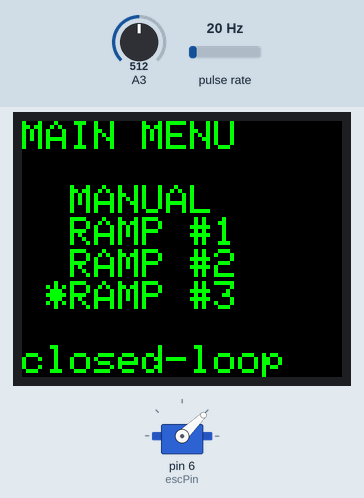
Bench run of a sketch on a simulated Arduino Uno, built with avr-gcc and run on an emulated ATmega328P. On the bench: servo, 160×128 colour display. Wiring (inferred from the names in the program): pulse sensor: data pin 2. The test bench sets the inputs (shaded band); at power-on: A3 = 512, pulse rate 20 Hz. What the sketch prints to the serial monitor is not drawn.

Above: at 9.4 s.
9.5 s: A3 set to 263
11.0 s: A3 set to 233
At 11.5 s:
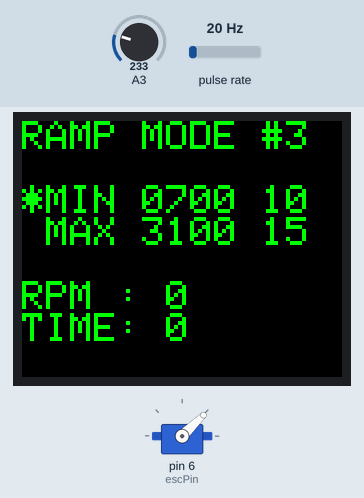
13.5 s: A3 set to 260
At 15.0 s:
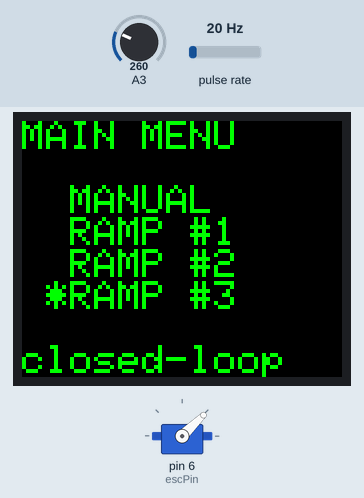
15.3 s: pulse rate (sensor on pin 2) set to 47 Hz
At 17.7 s:
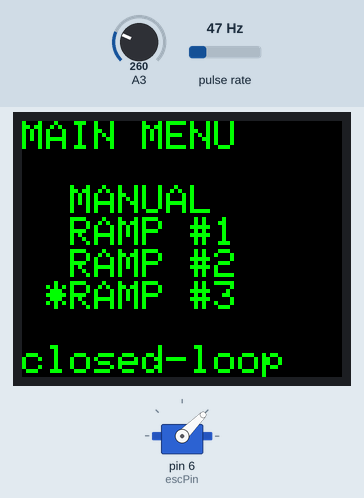
18.3 s: pulse rate (sensor on pin 2) set to 52 Hz
Timing chart, 0 to 21.1 s (numbered marks = the images above; inputs shaded):
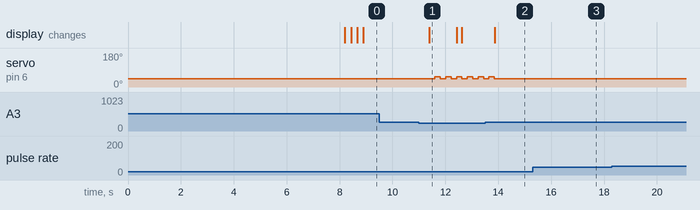

The sketch:

pdc-duino.ino
```cpp
/**
   A sketch for control of the SCK-200 kits using adafruit touch screen controller
   with Joystick. It as support for priitive close loop support.
*/
#include <Adafruit_ST7735.h> // Hardware-specific library
#include <SPI.h>
#include <Servo.h>

// specify the pins for the ESC and rpm sensor
#define escPin 6
#define rpmPin 2
#define intrPin 0 // On Arduino Uno this should be zero

// initialize the Servo object
Servo ESC1;

// specify whether we using 6V, 9V, or 12V park450 motor and speed resolution
#define RPM_RESOLUTION  15
#define ESC_VOLTS       9

// specify if to use open or cloased
#define isClosedLoop true

// For the breakout, you can use any 2 or 3 pins
// These pins will also work for the 1.8" TFT shield
#define TFT_CS     10
#define TFT_RST    9
#define TFT_DC     8
Adafruit_ST7735 tft = Adafruit_ST7735(TFT_CS, TFT_DC, TFT_RST);


// joytick related contants
#define Neutral 0
#define Press   1
#define Up      2
#define Down    3
#define Right   4
#define Left    5

// menu related constant
#define mainMenu    0
#define manualMenu  1
#define rampMenu    2

// constants for only clearing certain portion of the screen
#define clearW  120
#define clearH  16

// change ramp mode settings here
// format is low speed, lowspeed time, high speed, high speed time
int rampMode1[] = {800, 30, 2100, 45};
int rampMode2[] = {700, 15, 2500, 20};
int rampMode3[] = {700, 10, 3100, 15};
int rampMode[] = {0, 0, 0, 0};
int rampSpeedIndex = 0;
int rampTimeIndex = 1;

// keep track of the current menu amd menu choice
int currentMenu = mainMenu;
int menuChoice = 0;
int leftCount, rightCount, downCount, upCount, pressCount = 0;

// keep track of set rpm and measured rpms
int setRPM = 2000; // default rpm
int measuredRPM = 0; // the measured rpm
long sumRPM = 0; // use for taking average of rpm
int setPWM = 0; // the pwm which corresponds to the set rpm

// keep track of variables for calculating rpms
int pole_revolutions = 0; // counts the number of resolutions
int rmc = 0; // the amount of times rpms have been measured
unsigned long timeold = 0;

// keep track of the time and whether we are paused or started
int runTime = 0; // current time fpr a particular step
int totalTime = 0; // total time motor has been spinning
boolean isRunning = false;
unsigned long lc = 0; // keep track of time through loop

// keep track of the increment to increase speed by
int incr[] = {10, 50, 100, 500, 1000};
int incr_i = 2; // the index

// keep track of x, y postion to print out set rpm, rpm, time, increment
int srpm_x, mrpm_x, time_x, incr_x = 0;
int srpm_y, mrpm_y, time_y, incr_y = 0;

void setup() {
  // initial the ESC
  ESC1.attach(escPin); // attach the ESC to pin 10
  setSpeed(1000);

  // put your setup code here, to run once:
  Serial.begin(9600);
  Serial.println("Initializing PDC-Duino");

  // initialize the 1.8" TFT with Joystick
  tft.initR(INITR_BLACKTAB);

  // initialize the pin for the rpm sensor
  pinMode(rpmPin, INPUT_PULLUP);
  attachInterrupt(intrPin, rpmFunc, FALLING);

  // rotatate the screen
  tft.setRotation(1);

  // set the text size and color here
  tft.setTextColor(ST7735_GREEN);
  tft.setTextSize(2);

  // display the splah screen
  displaySplash();

  // wait for the ESC to initialize
  //setSpeed(2000);
  Serial.println("***Turn ESC ON***");
  delay(8000);
  setSpeed(1000);

  // now draw the menu
  displayMain();
}

// Check the joystick position
int CheckJoystick() {
  int joystickState = analogRead(3);

  if (joystickState < 50) return Right;
  if (joystickState < 150) return Up;
  if (joystickState < 250) return Press;
  if (joystickState < 500) return Left;
  if (joystickState < 650) return Down;

  /*
  if (joystickState < 50) return Right;
  if (joystickState < 250) return Up;
  if (joystickState < 350) return Press;
  if (joystickState < 550) return Left;
  if (joystickState < 850) return Down;
  */

  return Neutral;
}

void clearScreen() {
  tft.fillScreen(ST7735_BLACK);
  tft.setCursor(0, 0);
}

// display the splay screen
void displaySplash() {
  clearScreen();

  tft.println("    INSTRAS\n");
  tft.println("  SCIENTIFIC\n");
  tft.println("   PDC-DUINO  ");
  tft.println("    ver 0.3  ");
}

// display the main
void displayMain() {
  currentMenu = mainMenu;
  clearScreen();

  tft.println("MAIN MENU\n");

  if (menuChoice == 0) {
    tft.println(" *MANUAL");
    tft.println("  RAMP #1");
    tft.println("  RAMP #2");
    tft.println("  RAMP #3");
  } else if (menuChoice == 1) {
    tft.println("  MANUAL");
    tft.println(" *RAMP #1");
    tft.println("  RAMP #2");
    tft.println("  RAMP #3");
  } else if (menuChoice == 2) {
    tft.println("  MANUAL");
    tft.println("  RAMP #1");
    tft.println(" *RAMP #2");
    tft.println("  RAMP #3");
  } else {
    tft.println("  MANUAL");
    tft.println("  RAMP #1");
    tft.println("  RAMP #2");
    tft.println(" *RAMP #3");
  }

  if(isClosedLoop) {
    tft.println("\nclosed-loop");
  } else {
    tft.println("\nopen-loop");
  }
}

void loop() {
  int joy = CheckJoystick();

  switch (joy)
  {
    case Left:
      leftCount++;
      //Serial.println("Left");
      break;
    case Right:
      rightCount++;
      //Serial.println("Right");
      break;
    case Up:
      upCount++;
      //Serial.println("Up");
      break;
    case Down:
      downCount++;
      //Serial.println("Down");
      break;
    case Press:
      pressCount;
      //Serial.println("Press");
      break;
  }

  delay(200); // pause to give button presses a chance to register only once or so

  if (joy != Neutral) {
    processJoystick(joy);
  }

  lc++;

  // if we are running refresh the screen and check to see if to advance or stop the motor
  // when in ramp mode
  if (isRunning) {
    if (lc % 5 == 0) { // update every second
      lc = 0;
      runTime++;
      totalTime++;

      updateScreen();

      // check to see if we are in ramp mode and need to increase the motor speed
      if (currentMenu == rampMenu) {
        if (runTime > rampMode[rampTimeIndex]) {
          // move to the next speed bump
          rampSpeedIndex += 2;
          rampTimeIndex += 2;

          if (rampTimeIndex == 3) {
            // move the motor to the new speed
            setRPM = rampMode[rampSpeedIndex];
            int pwm = computePWM(setRPM);
            setSpeed(pwm);
            runTime = 0;

            // redraw the whole screen so we indicate which ramp steep we are on
            displayRamp(2);
          } else {
            // stop the motor from running
            setRunning();

            // redraw the display
            displayRamp(1);
          }
        }
      }
    }
  }

  // this code block handles measuring rpm and close d loop control
  // get the desired rpm and set speed
  if (pole_revolutions >= 70) {
    rmc++;
    detachInterrupt(intrPin);

    int rpm = 8.6 * 1000 / (millis() - timeold) * pole_revolutions;
    timeold = millis();
    pole_revolutions = 0;

    sumRPM += rpm;

    // print out the rpms
    if (rmc % 5 == 0) {
      measuredRPM = sumRPM / 5;
      //Serial.print("Average RPM: ");
      Serial.print(totalTime);
      Serial.print("\t");
      Serial.print(setPWM);
      Serial.print("\t");
      Serial.println(rpm);

      sumRPM = 0;
    }

    if (rmc > 2 && isClosedLoop) {
      int pwm = computeNewPWM(rpm);
      setSpeed(pwm);
    }

    attachInterrupt(intrPin, rpmFunc, FALLING);
  }
}

// process jystick input
void processJoystick(int joy) {
  if (currentMenu == mainMenu) {
    if (joy == Up) {
      menuChoice--;
      if (menuChoice < 0) menuChoice = 0;
      displayMain();
    } else if (joy == Down) {
      menuChoice++;
      if (menuChoice > 3) menuChoice = 3;
      displayMain();
    } else if (joy == Press) {
      if (menuChoice == 0) {
        displayManual();
      } else {
        // initialzed the measured rpm and runTime to zero
        measuredRPM = 0;
        runTime = 0;

        // assign the correct ramp parameters
        if (menuChoice == 1) {
          memcpy(rampMode, rampMode1, 4 * sizeof(int));
        } else if (menuChoice == 2) {
          memcpy(rampMode, rampMode2, 4 * sizeof(int));
        } else {
          memcpy(rampMode, rampMode3, 4 * sizeof(int));
        }

        displayRamp(1);
      }
    }
  } else if (currentMenu == manualMenu) {
    if (joy == Left && leftCount >= 2) {
      leftCount = 0;
      isRunning = false;
      setSpeed(1000);
      displayMain(); // return to main menu
    } else if (joy == Up) {
      printSRPM(1);
    } else if (joy == Down) {
      printSRPM(-1);
    } else if (joy == Right) {
      printINCR();
    } else if (joy == Press) {
      setRunning();
    }
  } else if (currentMenu == rampMenu) {
    if (joy == Left && leftCount >= 2) {
      leftCount = 0;
      isRunning = false;
      setSpeed(1000);
      displayMain();
    } else if (joy == Press) {
      setRunning();
    }
  }
}

// update the rpm and time on the screen
void updateScreen() {
  printMRPM();
  printTIME();
}

// display the mnaul menu actions
void displayManual() {
  currentMenu = manualMenu;
  clearScreen();

  tft.println("MANUAL MODE\n");

  tft.print("S_RPM: "); // the set rpm
  srpm_x = tft.getCursorX(); // store the x and y for updating rpm
  srpm_y = tft.getCursorY();
  tft.println(setRPM);

  tft.print("M_RPM: "); // the measured rpms
  mrpm_x = tft.getCursorX(); // store the x and y for updating rpm
  mrpm_y = tft.getCursorY();
  tft.println("0");

  tft.print("TIME : "); // the measured rpms
  time_x = tft.getCursorX(); // store the x and y for updating rpm
  time_y = tft.getCursorY();
  tft.println("0");

  tft.print("\nINCR : "); // the increment to move rpms
  incr_x = tft.getCursorX(); // store the x and y for updating increment
  incr_y = tft.getCursorY();
  tft.println(incr[incr_i]);
}

// display the mnaul menu actions
void displayRamp(int step) {
  // finally draw the screen
  currentMenu = rampMenu;
  clearScreen();

  tft.print("RAMP MODE #");
  tft.println(menuChoice);
  tft.println();

  if (step == 1) {
    tft.print("*MIN ");
  } else {
    tft.print(" MIN ");
  }
  tft.print(padLeft(rampMode[0]));
  tft.print(" ");
  tft.println(rampMode[1]);

  if (step == 2) {
    tft.print("*MAX ");
  } else {
    tft.print(" MAX ");
  }
  tft.print(padLeft(rampMode[2]));
  tft.print(" ");
  tft.println(rampMode[3]);

  tft.print("\nRPM : "); // the measured rpms
  mrpm_x = tft.getCursorX(); // store the x and y for updating rpm
  mrpm_y = tft.getCursorY();
  tft.println(measuredRPM);

  tft.print("TIME: "); // the measured rpms
  time_x = tft.getCursorX(); // store the x and y for updating rpm
  time_y = tft.getCursorY();
  tft.println(runTime);
}

// print the set RPM
void printSRPM(int change) {
  setRPM += incr[incr_i] * change;

  // verify and correct the speed for valid ranges
  if (setRPM < 0) setRPM = 0;
  if (setRPM > 10000) setRPM = 10000;

  if (isRunning) {
    int pwm = computePWM(setRPM);
    setSpeed(pwm);
  }

  tft.fillRect(srpm_x, srpm_y, clearW, clearH, ST7735_BLACK);
  tft.setCursor(srpm_x, srpm_y);
  tft.print(setRPM);
}

// print the measured rpm
void printMRPM() {
  tft.fillRect(mrpm_x, mrpm_y, clearW, clearH, ST7735_BLACK);
  tft.setCursor(mrpm_x, mrpm_y);
  tft.print(measuredRPM);
}

// void print the time
void printTIME() {
  tft.fillRect(time_x, time_y, clearW, clearH, ST7735_BLACK);
  tft.setCursor(time_x, time_y);
  tft.print(runTime);
}

void printINCR() {
  incr_i++;
  if (incr_i >= 5) incr_i = 0;

  tft.fillRect(incr_x, incr_y, clearW, clearH, ST7735_BLACK);
  tft.setCursor(incr_x, incr_y);
  tft.print(incr[incr_i]);
}

void setSpeed(int pwm) {
  if (pwm != setPWM) {
    setPWM = pwm;
    //Serial.print("Setting ESC > ");
    //Serial.println(setPWM);
    ESC1.writeMicroseconds(setPWM);
  }
}

// function to either start or stop the motor from spinning
void setRunning() {
  if (!isRunning) {
    int pwm;

    if (currentMenu == manualMenu) {
      pwm = computePWM(setRPM);
    } else {
      // must be the ramp mode
      rampSpeedIndex = 0;
      rampTimeIndex = 1;
      setRPM = rampMode[rampSpeedIndex];
      pwm = computePWM(setRPM); // start at the lower speed
    }

    setSpeed(pwm);
    isRunning = true;
  } else {
    setSpeed(1000); // pause motor
    isRunning = false;
    runTime = 0;
    measuredRPM = 0;
    printMRPM();
    printTIME();
  }
}

// function to calculate the new pwm signal based on current and set rpms
int computeNewPWM(int rpm) {
  int diff = rpm - setRPM;
  int adiff = fabs(diff);

  // see how much to change the PWM base on how far way we are from desired rpm
  int change = 1;
  for (int i = 3; i <= 6; i++) {
    if (adiff > i * RPM_RESOLUTION) {
      change++;
      break;
    }
  }

  if (diff > 0 && adiff > RPM_RESOLUTION) {
    return setPWM - change;
  } else if (diff < 0 && adiff > RPM_RESOLUTION) {
    return setPWM + change;
  } else {
    return setPWM;
  }
}

// get the speed pwm given a certain rpm
int computePWM(int rpm) {
  long crpm = 0;
  int p = 0;

  for (p = 1000; p < 2000; p++) {
    //int crpm = -21457 +  * pww + -0.007 * square(pwm);
    if (ESC_VOLTS == 12) {
      crpm = -36745L + 50L * p + -0.014 * pow(p, 2);
    } else if (ESC_VOLTS == 9) {
      crpm = -26608L + 36L * p + -0.010 * pow(p, 2);
    } else {
      // assume 6 volts
      crpm = -17110L + 21.78L * p + -0.00564 * pow(p, 2);
    }

    if (fabs(rpm - crpm) < 20) {
      break;
    }
  }

  return p;
}

//Each rotation, this interrupt function runs 7 times for the 7 poles of the motor
void rpmFunc() {
  pole_revolutions++;
}

// padd a number
String padLeft(int number) {
  char buff[5];
  sprintf(buff, "%04d", number);
  return String(buff);
}
```

Measured:
- the behaviour switches between 250 and 249 on A3 (found by bisection; images 0 and 1)
- after the input at 9.5 s, every drawn part: stays the same
- after the input at 11.0 s, servo on pin 6 (escPin): alternates 53° for 0.20 s and 44° for 0.21 s, starting after 0.60 s; the display: changes after 0.40 s (image 1)
- after the input at 13.5 s, servo on pin 6 (escPin): goes on until 13.8 s, then stays 44°; the display: changes after 0.38 s (image 2)
- after the input at 15.3 s, servo on pin 6 (escPin): 44° → 45° after 1.8 s
- after the input at 18.3 s, every drawn part: stays the same
- what the display in image 1 shows lasts 1.0 s, from 11.4 s to 12.4 s
